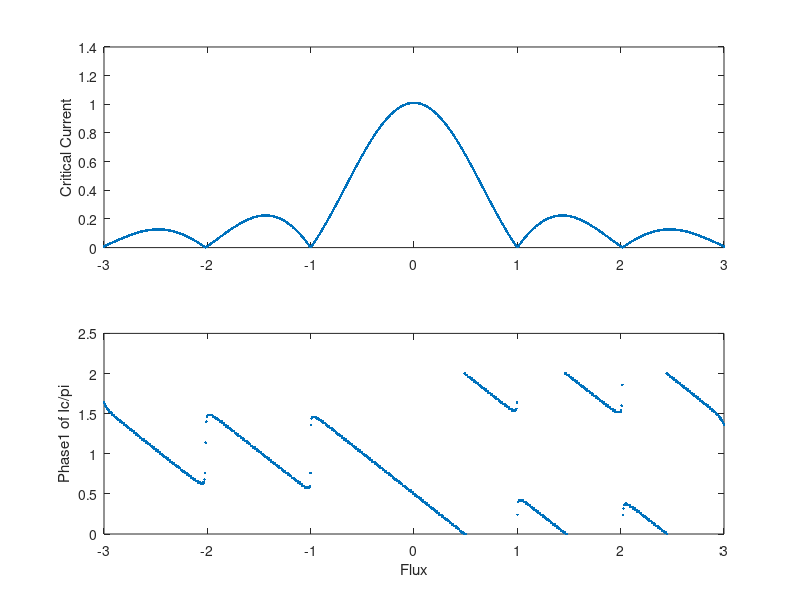

This figure's MATLAB source:
%Explanation of base program

%The program splits a single junciton up into xmax discrete sections.  Each
%section has a supercurrent density, and a phase difference that is
%contributed to by the field (PhaseF), and an arbitrary phase set at x=1
%called Phase1.  For each value of field and Phase1 the supercurrent at
%each point is calculated and the net supercurrent (sum along the junction)
%is calcualted to find the supercurrent carried at that phase and that
%field.  To find the maximum supercurrent for a given field, the max of
%that vector is taken, and can be plotted against the magnetic field.  This
%is the exact measurment of the critical current vs field that we do in the
%lab.  

%% Clearing memory and input screen.
clear;
clc;
close all;
%% Defining the Parameters of the Simulaiton

    %Dividing the junction up into discrete sections
    xmax=51;
    x(1:xmax,1)=(1:xmax);

    %Defining Super Current parameters
    SCurrentMag =1;
    SCurrentNoiseMag =.1;


%Setting up Loop steps and ranges

    %Phase Loop parameters
    p=1;
    pmax=101;
    Phase1Min=-0*pi;
    Phase1Max=2.0*pi;

    %Flux Loop Parameters
    f=1;
    fmax=1001;
    FluxinJuncMin=-3;
    FluxinJuncMax=3;

%Calculating Parameters from Initial Conditions

    SCurrentDensity=(SCurrentMag*ones(xmax,1)+SCurrentNoiseMag*(2*rand(xmax,1)-1))/xmax;

%Pre Allocating memory to the arrays to decrease runtime
    Phase1=zeros(1,pmax);
    FluxinJunc=zeros(1,fmax);
    IndexMax=zeros(1,fmax);
    Phase1MaxSC=zeros(1,fmax);

    SCurrent=zeros(xmax,pmax,fmax);
    SCurrentNet=zeros(1,pmax);
    MaxSCurrentNet=zeros(1,fmax);

%% Loops for running the simulation Meat of the Simulation


%Field Contribution to the Phase 
%Define the loop step size, then run the for loop
FluxinJuncSS=(FluxinJuncMax-FluxinJuncMin)/(fmax-1);
for f=1:fmax

    FluxinJunc(f)=FluxinJuncMin+(f-1)*FluxinJuncSS;
    PhaseF=2*pi*FluxinJunc(f)*x./xmax;
    
    
%Phase1 Loop of externally set phase at edge of JJ 
    %Define the loop step size, then run the for loop
    Phase1SS=(Phase1Max-Phase1Min)/(pmax-1);
    
    for p=1:pmax
        Phase1(p)=Phase1Min+(p-1)*Phase1SS;
        
        PhaseDrop=Phase1(p)+PhaseF;
        
        SCurrent=SCurrentDensity.*sin(PhaseDrop);
        SCurrentNet(p)=sum(SCurrent);
    end
     
    [MaxSCurrentNet(f),IndexMax(f)]=max(SCurrentNet);
    Phase1MaxSC(f)=Phase1(IndexMax(f));
        
end

figure
subplot(2,1,1); plot(FluxinJunc,MaxSCurrentNet,'.')
ylabel('Critical Current');

subplot(2,1,2); plot(FluxinJunc,Phase1MaxSC/pi,'.')
xlabel('Flux');ylabel('Phase1 of Ic/pi');




    
